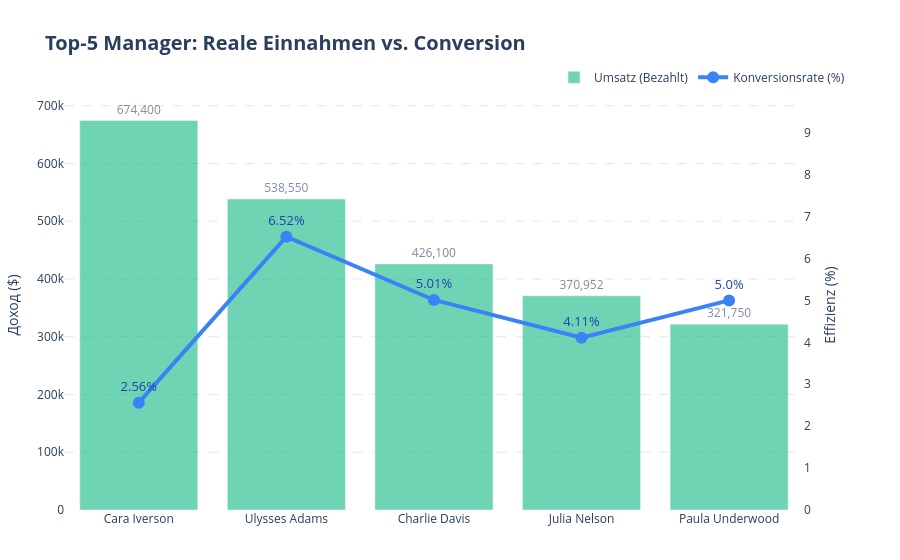

Here is the notebook cell this chart was saved with:
### Code cell
owner_stats = deals.groupby('Deal Owner Name').agg(
    Total_Deals=('Contact Name', 'count'),          
    Success_Sales=('Successful Deal', 'sum'),      
    Real_Revenue=('Initial Amount Paid', 'sum')     
).reset_index()

owner_stats['CR_%'] = (owner_stats['Success_Sales'] / owner_stats['Total_Deals'] * 100).round(2)
top_5_owners = owner_stats.sort_values(by='Real_Revenue', ascending=False).head(5)

# Erstellung eines Diagramms mit zwei Y-Achsen
fig_owners = make_subplots(specs=[[{"secondary_y": True}]])

#Finanzspalten für das Reporting (Geldwerte)
fig_owners.add_trace(
    go.Bar(
        x=top_5_owners['Deal Owner Name'],
        y=top_5_owners['Real_Revenue'],
        name="Umsatz (Bezahlt)",
        marker_color='#10B981',
        opacity=0.6,
        text=top_5_owners['Real_Revenue'].apply(lambda x: f"{int(x):,}"), # Datenbeschriftungen
        textposition='outside',
        hovertemplate="Vertriebsmitarbeiter: %{x}<br>Umsatz: %{y:,.0f} $<extra></extra>"
    ),
    secondary_y=False
)

# Ergänzung der Linie für die Konversionsrate
fig_owners.add_trace(
    go.Scatter(
        x=top_5_owners['Deal Owner Name'],
        y=top_5_owners['CR_%'],
        name="Konversionsrate (%)",
        mode="lines+markers+text",
        line=dict(color='#3B82F6', width=4), # 
        marker=dict(size=12, symbol='circle'),
        text=top_5_owners['CR_%'].apply(lambda x: f"{x}%"), # Подписи над точками
        textposition="top center",
        textfont=dict(color='#1E40AF', size=13),
        hovertemplate="Vertriebsmitarbeiter: %{x}<br>Konversionsrate: %{y}%<extra></extra>"
    ),
    secondary_y=True
)

fig_owners.update_layout(
    title='<b>Top-5 Manager: Reale Einnahmen vs. Conversion</b>',
    title_font_size=20,
    plot_bgcolor='white', # Weißer Hintergrund wie bei plt
    hovermode="x unified", # Zeigt beide Metriken beim Hovern
    legend=dict(orientation="h", yanchor="bottom", y=1.02, xanchor="right", x=1),
    margin=dict(t=100, b=50, l=50, r=50)
)

# Achseneinstellungen
fig_owners.update_xaxes(showgrid=False)
fig_owners.update_yaxes(
    title_text="Umsatz ($)", 
    secondary_y=False, 
    showgrid=True, 
    gridcolor='rgba(0,0,0,0.1)', 
    griddash='dash' # Gestricheltes Raster
)
fig_owners.update_yaxes(
    title_text="Effizienz (%)", 
    secondary_y=True, 
    showgrid=False, 
    range=[0, top_5_owners['CR_%'].max() * 1.5] # Abstand oben für Text
)

fig_owners.show()

### Figure 1 — Plotly figure (JSON) as saved in the notebook; plotly's stock layout.template omitted (floating-point values rounded to 4 significant figures)
{"data": [{"hovertemplate": "Vertriebsmitarbeiter: %{x}<br>Umsatz: %{y:,.0f} $<extra></extra>", "marker": {"color": "#10B981"}, "name": "Umsatz (Bezahlt)", "opacity": 0.6, "text": ["674,400", "538,550", "426,100", "370,952", "321,750"], "textposition": "outside", "type": "bar", "x": ["Cara Iverson", "Ulysses Adams", "Charlie Davis", "Julia Nelson", "Paula Underwood"], "xaxis": "x", "y": [674400.0, 538600.0, 426100.0, 371000.0, 321800.0], "yaxis": "y"}, {"hovertemplate": "Vertriebsmitarbeiter: %{x}<br>Konversionsrate: %{y}%<extra></extra>", "line": {"color": "#3B82F6", "width": 4}, "marker": {"size": 12, "symbol": "circle"}, "mode": "lines+markers+text", "name": "Konversionsrate (%)", "text": ["2.56%", "6.52%", "5.01%", "4.11%", "5.0%"], "textfont": {"color": "#1E40AF", "size": 13}, "textposition": "top center", "type": "scatter", "x": ["Cara Iverson", "Ulysses Adams", "Charlie Davis", "Julia Nelson", "Paula Underwood"], "xaxis": "x", "y": [2.56, 6.52, 5.01, 4.11, 5.0], "yaxis": "y2"}], "layout": {"hovermode": "x unified", "legend": {"orientation": "h", "x": 1, "xanchor": "right", "y": 1.02, "yanchor": "bottom"}, "margin": {"b": 50, "l": 50, "r": 50, "t": 100}, "plot_bgcolor": "white", "title": {"font": {"size": 20}, "text": "<b>Top-5 Manager: Reale Einnahmen vs. Conversion</b>"}, "xaxis": {"anchor": "y", "domain": [0, 0.94], "showgrid": false}, "yaxis": {"anchor": "x", "domain": [0, 1], "gridcolor": "rgba(0,0,0,0.1)", "griddash": "dash", "showgrid": true, "title": {"text": "Доход ($)"}}, "yaxis2": {"anchor": "x", "overlaying": "y", "range": [0, 9.78], "showgrid": false, "side": "right", "title": {"text": "Effizienz (%)"}}}}
